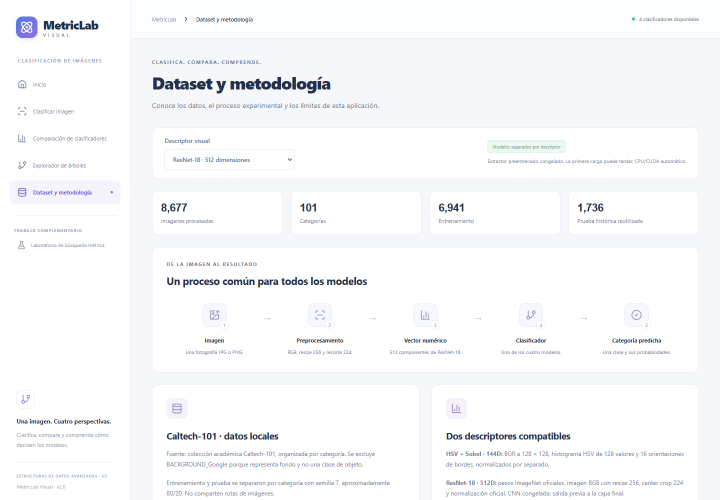
#> input picture documentacion_entrega/assets/08_dataset.png, 1440 x 1000 px (shown at 1/2 size)
$ python -i extract_features.py   (imports and definitions only)   (older library calls are emulated)
#> lines starting #> are read from the running program, lines starting #| are printed output that depends on the picture
#!/usr/bin/env python3
"""Extractor de caracteristicas para MetricLab Visual.

Lee una carpeta con una subcarpeta por categoria (la estructura de
Caltech-101: 101_ObjectCategories/<categoria>/image_XXXX.jpg), convierte cada
imagen en un vector y separa:

  - COLECCION (train): las imagenes que se indexan en el motor C++ y con las
    que se entrenan los clasificadores.
  - CONSULTAS (query): imagenes que NUNCA entran al indice ni al
    entrenamiento. Se usan como busquedas de prueba y como conjunto de
    evaluacion de los clasificadores.

La separacion es ESTRATIFICADA: de cada categoria se toma la misma
proporcion para consulta. Caltech-101 esta muy desbalanceado y un muestreo
al azar mediria sobre todo las clases grandes.

Descriptor (vector de 144 numeros):
  - 128: histograma de color HSV (8 tonos x 4 saturaciones x 4 brillos)
  -  16: histograma de orientacion de bordes, ponderado por su intensidad
Cada parte se normaliza para sumar 1, asi ninguna domina por escala.

Salida (en la carpeta indicada):
  train.bin / query.bin        vectores para el motor C++
  train_meta.csv / query_meta.csv  id, categoria, ruta de la imagen

Formato binario: 'MLV1' | uint32 n | uint32 dim | n*dim float32 (little endian)

Uso:
  python3 extract_features.py IMAGENES/ SALIDA/ [--query-frac 0.2]
          [--max-per-class 80] [--seed 7]
"""
import argparse
import csv
import random
import struct
from pathlib import Path

import cv2
import numpy as np

IMG_SIZE = 128
EXTS = {".jpg", ".jpeg", ".png", ".bmp"}
# Caltech-101 trae una carpeta de "fondo" que no es una categoria de objeto.
SKIP = {"BACKGROUND_Google"}


def color_hist(img_bgr):
    hsv = cv2.cvtColor(img_bgr, cv2.COLOR_BGR2HSV)
    h = cv2.calcHist([hsv], [0, 1, 2], None, [8, 4, 4], [0, 180, 0, 256, 0, 256]).flatten()
    return h / max(h.sum(), 1e-9)


def edge_hist(img_bgr, bins=16):
    gray = cv2.cvtColor(img_bgr, cv2.COLOR_BGR2GRAY).astype(np.float32)
    gx = cv2.Sobel(gray, cv2.CV_32F, 1, 0, ksize=3)
    gy = cv2.Sobel(gray, cv2.CV_32F, 0, 1, ksize=3)
    mag = np.sqrt(gx * gx + gy * gy)
    ang = (np.arctan2(gy, gx) + np.pi) % np.pi  # orientacion sin sentido: [0, pi)
    h, _ = np.histogram(ang, bins=bins, range=(0, np.pi), weights=mag)
    return h / max(h.sum(), 1e-9)


def describe(path):
    img = cv2.imread(str(path), cv2.IMREAD_COLOR)  # las grises pasan a 3 canales
#> img is the input picture: shape (1000, 1440, 3); mean B, G, R 250.6, 248.6, 247.8
    if img is None:
        return None
    img = cv2.resize(img, (IMG_SIZE, IMG_SIZE), interpolation=cv2.INTER_AREA)
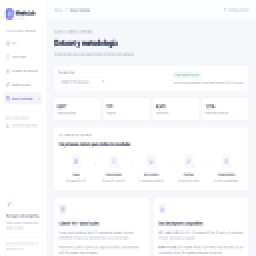
#> img: shape (128, 128, 3) (shown 2 times larger); mean B, G, R 250.6, 248.6, 247.8
    return np.concatenate([color_hist(img), edge_hist(img)]).astype(np.float32)
#> in color_hist, `hsv = cv2.cvtColor(img_bgr, cv2.COLOR_BGR2HSV)`: hsv: shape (128, 128, 3); mean H, S, V 52.5, 3.1, 250.6
#> in color_hist, `h = cv2.calcHist([hsv], [0, 1, 2], None, [8, 4, 4], [0, 180, 0, 256, 0..`: h = 128 values, max 8590 at index 3, min 0 at index 0, mean 128
#> in edge_hist, `gx = cv2.Sobel(gray, cv2.CV_32F, 1, 0, ksize=3)`:
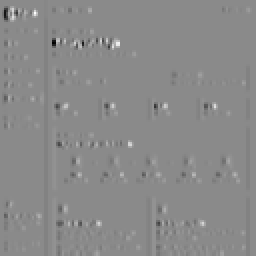
#> gx: shape (128, 128) float32 (shown 2 times larger); min -525, max 442, mean -0.5; drawn with min black and max white
#> in edge_hist, `gy = cv2.Sobel(gray, cv2.CV_32F, 0, 1, ksize=3)`:
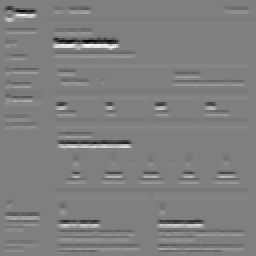
#> gy: shape (128, 128) float32 (shown 2 times larger); min -669, max 669, mean -0.4; drawn with min black and max white
#> in edge_hist, `mag = np.sqrt(gx * gx + gy * gy)`:
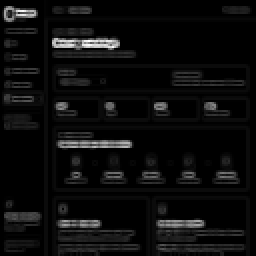
#> mag: shape (128, 128) float32 (shown 2 times larger); min 0, max 685.8, mean 35.1; drawn with min black and max white
#> in edge_hist, `ang = (np.arctan2(gy, gx) + np.pi) % np.pi`:
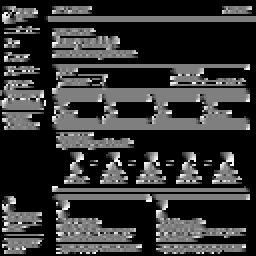
#> ang: shape (128, 128) float32 (shown 2 times larger); min 0, max 3.14, mean 0.669; drawn with min black and max white
#> in edge_hist, `h, _ = np.histogram(ang, bins=bins, range=(0, np.pi), weights=mag)`: h = [33627.1, 8972.4, 7879.1, 8480.7, 13474.7, 17351.8, 36950.7, 173553, 165291.1, 39487, 20988.1, 10764.1, 11928.8, 8609.4, 9117.3, 8169.5]


# [66 lines left out: functions write_bin, write_meta, main, not called in this run]


# [2 lines not run here, left out]

>>> result = describe('../../documentacion_entrega/assets/08_dataset.png')
#> result = 144 values, max 0.524 at index 3, min 0 at index 0, mean 0.0139
